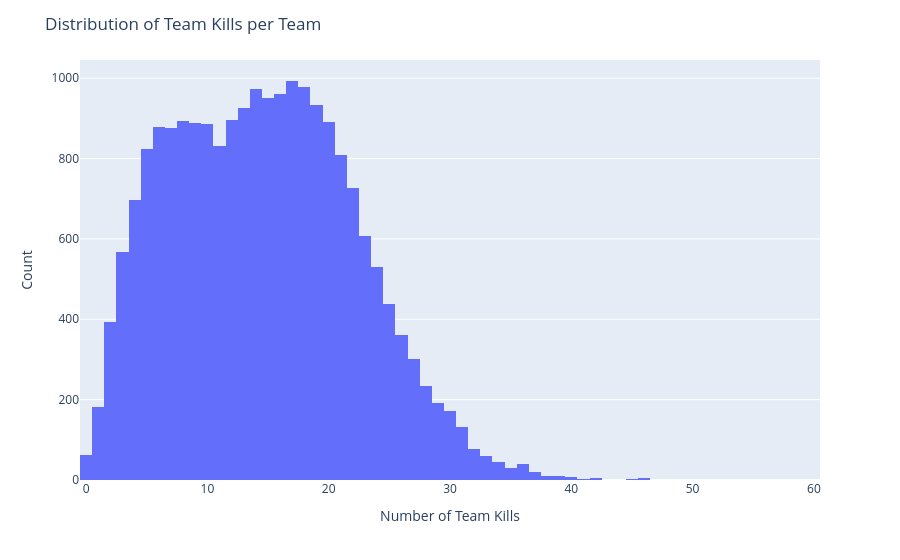

The cell this chart's notebook holds for it:
### Markdown cell above
### Univariate Analysis

### Code cell
# Distribution of Team Kills per Team
fig = px.histogram(teams, x='teamkills')
fig.update_layout(
    title='Distribution of Team Kills per Team',
    xaxis_title='Number of Team Kills',
    yaxis_title='Count'
)

### Figure 1 — Plotly figure (JSON) as saved in the notebook; plotly's stock layout.template omitted (floating-point values rounded to 4 significant figures; data arrays with more than 128 entries replaced by an {"elided": "..."} marker saying what was removed)
{"data": [{"alignmentgroup": "True", "bingroup": "x", "hovertemplate": "teamkills=%{x}<br>count=%{y}<extra></extra>", "legendgroup": "", "marker": {"color": "#636efa", "pattern": {"shape": ""}}, "name": "", "offsetgroup": "", "orientation": "v", "showlegend": false, "type": "histogram", "x": {"elided": "21312 int values"}, "xaxis": "x", "yaxis": "y"}], "layout": {"barmode": "relative", "legend": {"tracegroupgap": 0}, "margin": {"t": 60}, "title": {"text": "Distribution of Team Kills per Team"}, "xaxis": {"anchor": "y", "domain": [0, 1], "title": {"text": "Number of Team Kills"}}, "yaxis": {"anchor": "x", "domain": [0, 1], "title": {"text": "Count"}}}}
